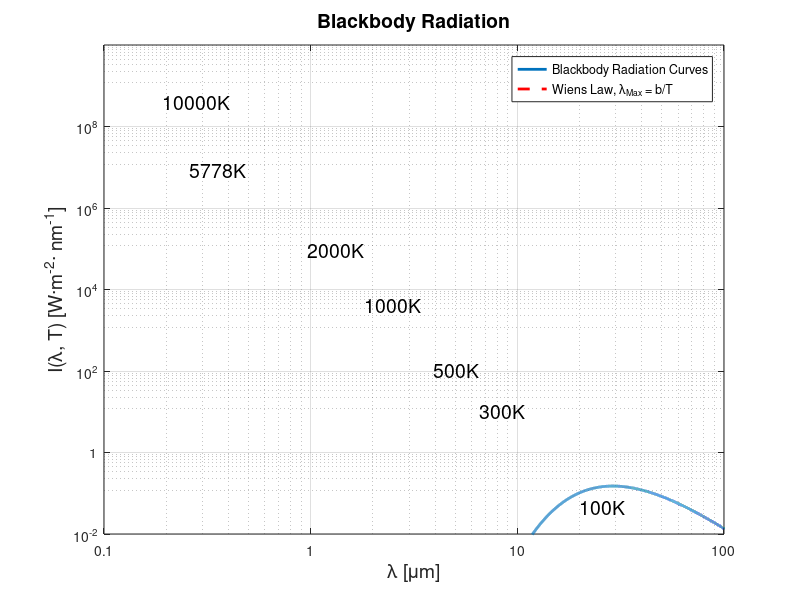

Here is the MATLAB script that generated this plot: (Note: this script raises an error after producing the figure.)
%------------------------------------------------------------------------%
%---------Black Body Radiation-------------------------------------------%
%------------------------------------------------------------------------%

clc;
close all;
clear all;

%--------------------------------- Parameters --------------------------------------------------%

b = 2.89777196*10^-3;   % Constant of proportionality
c = 2.99792458*10^8;    % Speed of light in vaccum
h = 6.62607004*10.^-34; % Planck constant 
k = 1.38064852*10.^-23; % Boltzmann constant
T = [100 300 500 1000 2000 5778 10000]; % Temperatures in Kelvin
lam = (0:0.01:4000).*1e-6; 
K = sprintf('K');

%----------------------------------- Visable spectum -------------------------------------------------------%
visableSpectrum = [0.000000380 0.000000410 0.000000440 0.000000470 0.000000500 0.000000540 0.000000580 0.000000620];

figure(1)
for  i= 1:7
%-------------------------------Spectral Emissvity-----------------------------------------%

E1(:,i) = ((8^3.15*pi*h*c)./(lam.^5)).*(1./((exp((h*c)./(lam*k.*T(i))))-1));

%E1(:,i)=(2*h*c*c)./((lam.^5).*(exp((h.*c)./(k.*T(i).*lam))-1));
%E1(:,i) = (2*pi*h*c^2) ./ (lam.^5 .* (exp((h*c)./lam*k.*T(i))-1));
%E1(:,i) = (((2*pi*h*c.^2)./(lam.^5)).*(1./(exp((h*c)./(lam*k.*T(i)))-1)));
%E1(:,i)= ((2*h*c*c)./(lam.^5)).*(exp(-(h*c)./(lam*k*T(i))));
%E1(:,i)=(2*h*c*c)./((lam.^5).*(exp((h.*c)./(k.*T(i).*lam)))-1);

lamMax(:,i) = (b./(T(i)));
E1_Max(:,i) = max(E1(:,i));
%-------------------------------Plot Functions----------------------------------------------%

plot(lam,E1(:,i),'linewidth',2)
hold on
  set(gca, 'YScale', 'log')
  set(gca,'Xscale', 'log')
  xlabel('\lambda [\mum]','fontsize',14)
  ylabel('I(\lambda, T) [W·m^{-2}· nm^{-1}]','fontsize',14)
  title('Blackbody Radiation','fontsize',14)
  xlim([10^-7 10^-4]);      %0.03*10^-6
  ylim([10^-2 10^10]);
  xticks([10^-8 10^-7 10^-6 10^-5 10^-4 10^-3])
  xticklabels({'0.01', '0.1', '1', '10', '100', '1000'});
  yticks([10^-2 10^0 10^2 10^4 10^6 10^8]);
  yticklabels({'10^-^2', '1', '10^2', '10^4', '10^6', '10^8'});
  fh = figure(1);
  set(fh, 'color', 'white');
  grid on
  
  %-------------------- Plot straigth line through peaks------------------%
  loglog(lamMax,E1_Max,'--r','linewidth',2);
  legend('Blackbody Radiation Curves', 'Wiens Law, \lambda_M_a_x = b/T ','5778K - Temperature of The Sun')
  legend('autoupdate','off')
  %-------------------- Apply Text------------------%
 
  %tempText = num2str(T(:,i))
  
  text(1.99007446443731e-05, 0.0449224763275364,'100K','fontSize',14);
  text(6.52963778039606e-06, 10.1746902817479,'300K','fontSize',14);
  text(3.94535262960615e-06, 107.579029626208,'500K','fontSize',14);
  text(1.82915010063533e-06, 4142.17448136041,'1000K','fontSize',14);
  text(9.60070936779882e-07, 95684.7833313602,'2000K','fontSize',14);
  text(2.58568766222212e-07, 8452304.75814426,'5778K','fontSize',14);
  text(1.91640823284008e-07, 389570644.76817,'10000K','fontSize',14);
  
  %syms x phi
  %text(3.49149022547199e-07, 1106511.77210034,'\sin\left(\pi \,x\right)')
  %cha = latex(sin(pi*x))
  %text(latex(sin(pi*x)))
  %ylim([10^-8 10^-3]);
  %ylabel('y / {\it units}');
  hold on
  
  % add visable lines

    for j = 1:8
    xline(visableSpectrum(:,j))
    hold on
    end
end
